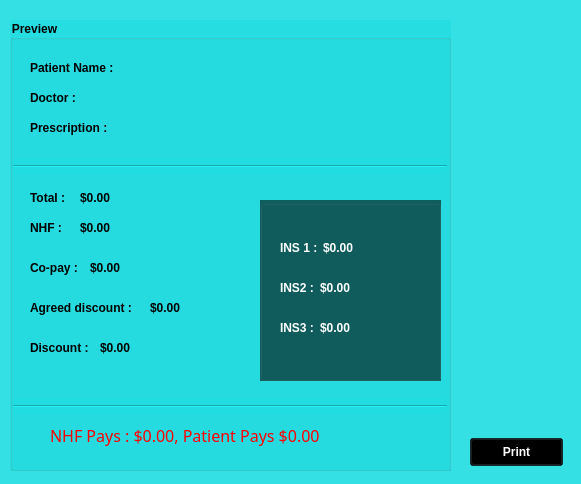
<?xml version="1.0" encoding="UTF-8"?>
<ui version="4.0">
 <class>Preview</class>
 <widget class="QWidget" name="Preview">
  <property name="geometry">
   <rect>
    <x>0</x>
    <y>0</y>
    <width>581</width>
    <height>484</height>
   </rect>
  </property>
  <property name="windowTitle">
   <string>Form</string>
  </property>
  <property name="styleSheet">
   <string notr="true">
background:rgba(32, 221, 225, 179);</string>
  </property>
  <widget class="QGroupBox" name="groupBox">
   <property name="geometry">
    <rect>
     <x>10</x>
     <y>20</y>
     <width>441</width>
     <height>451</height>
    </rect>
   </property>
   <property name="styleSheet">
    <string notr="true">font:bold;
</string>
   </property>
   <property name="title">
    <string>Preview</string>
   </property>
   <widget class="QLabel" name="label">
    <property name="geometry">
     <rect>
      <x>20</x>
      <y>170</y>
      <width>53</width>
      <height>16</height>
     </rect>
    </property>
    <property name="styleSheet">
     <string notr="true">background:transparent;</string>
    </property>
    <property name="text">
     <string>Total :</string>
    </property>
   </widget>
   <widget class="QLabel" name="label_2">
    <property name="geometry">
     <rect>
      <x>20</x>
      <y>200</y>
      <width>53</width>
      <height>16</height>
     </rect>
    </property>
    <property name="styleSheet">
     <string notr="true">background:transparent;</string>
    </property>
    <property name="text">
     <string>NHF :</string>
    </property>
   </widget>
   <widget class="QLabel" name="label_6">
    <property name="geometry">
     <rect>
      <x>20</x>
      <y>240</y>
      <width>53</width>
      <height>16</height>
     </rect>
    </property>
    <property name="styleSheet">
     <string notr="true">background:transparent;</string>
    </property>
    <property name="text">
     <string>Co-pay :</string>
    </property>
   </widget>
   <widget class="QLabel" name="label_7">
    <property name="geometry">
     <rect>
      <x>20</x>
      <y>280</y>
      <width>121</width>
      <height>16</height>
     </rect>
    </property>
    <property name="styleSheet">
     <string notr="true">background:transparent;</string>
    </property>
    <property name="text">
     <string>Agreed discount :</string>
    </property>
   </widget>
   <widget class="QLabel" name="label_8">
    <property name="geometry">
     <rect>
      <x>20</x>
      <y>320</y>
      <width>71</width>
      <height>16</height>
     </rect>
    </property>
    <property name="styleSheet">
     <string notr="true">background:transparent;</string>
    </property>
    <property name="text">
     <string>Discount :</string>
    </property>
   </widget>
   <widget class="QGroupBox" name="groupBox_2">
    <property name="geometry">
     <rect>
      <x>250</x>
      <y>180</y>
      <width>181</width>
      <height>181</height>
     </rect>
    </property>
    <property name="styleSheet">
     <string notr="true">background:rgba(0, 0, 0, 147);
color:white;
font:bold;
</string>
    </property>
    <property name="title">
     <string/>
    </property>
    <widget class="QLabel" name="label_5">
     <property name="geometry">
      <rect>
       <x>20</x>
       <y>120</y>
       <width>53</width>
       <height>16</height>
      </rect>
     </property>
     <property name="styleSheet">
      <string notr="true">background:transparent;</string>
     </property>
     <property name="text">
      <string>INS3 :</string>
     </property>
    </widget>
    <widget class="QLabel" name="label_3">
     <property name="geometry">
      <rect>
       <x>20</x>
       <y>40</y>
       <width>53</width>
       <height>16</height>
      </rect>
     </property>
     <property name="styleSheet">
      <string notr="true">background:transparent;</string>
     </property>
     <property name="text">
      <string>INS 1 :</string>
     </property>
    </widget>
    <widget class="QLabel" name="label_4">
     <property name="geometry">
      <rect>
       <x>20</x>
       <y>80</y>
       <width>53</width>
       <height>16</height>
      </rect>
     </property>
     <property name="styleSheet">
      <string notr="true">background:transparent;</string>
     </property>
     <property name="text">
      <string>INS2 :</string>
     </property>
    </widget>
    <widget class="QLabel" name="INS1">
     <property name="geometry">
      <rect>
       <x>63</x>
       <y>40</y>
       <width>53</width>
       <height>16</height>
      </rect>
     </property>
     <property name="styleSheet">
      <string notr="true">background:transparent;</string>
     </property>
     <property name="text">
      <string>$0.00</string>
     </property>
    </widget>
    <widget class="QLabel" name="INS2">
     <property name="geometry">
      <rect>
       <x>60</x>
       <y>80</y>
       <width>53</width>
       <height>16</height>
      </rect>
     </property>
     <property name="styleSheet">
      <string notr="true">background:transparent;</string>
     </property>
     <property name="text">
      <string>$0.00</string>
     </property>
    </widget>
    <widget class="QLabel" name="INS3">
     <property name="geometry">
      <rect>
       <x>60</x>
       <y>120</y>
       <width>53</width>
       <height>16</height>
      </rect>
     </property>
     <property name="styleSheet">
      <string notr="true">background:transparent;</string>
     </property>
     <property name="text">
      <string>$0.00</string>
     </property>
    </widget>
   </widget>
   <widget class="QLabel" name="TOTAL">
    <property name="geometry">
     <rect>
      <x>70</x>
      <y>170</y>
      <width>53</width>
      <height>16</height>
     </rect>
    </property>
    <property name="styleSheet">
     <string notr="true">background:transparent;</string>
    </property>
    <property name="text">
     <string>$0.00</string>
    </property>
   </widget>
   <widget class="QLabel" name="NHF">
    <property name="geometry">
     <rect>
      <x>70</x>
      <y>200</y>
      <width>53</width>
      <height>16</height>
     </rect>
    </property>
    <property name="styleSheet">
     <string notr="true">background:transparent;</string>
    </property>
    <property name="text">
     <string>$0.00</string>
    </property>
   </widget>
   <widget class="QLabel" name="COPAY">
    <property name="geometry">
     <rect>
      <x>80</x>
      <y>240</y>
      <width>53</width>
      <height>16</height>
     </rect>
    </property>
    <property name="styleSheet">
     <string notr="true">background:transparent;</string>
    </property>
    <property name="text">
     <string>$0.00</string>
    </property>
   </widget>
   <widget class="QLabel" name="AGREED">
    <property name="geometry">
     <rect>
      <x>140</x>
      <y>280</y>
      <width>53</width>
      <height>16</height>
     </rect>
    </property>
    <property name="styleSheet">
     <string notr="true">background:transparent;</string>
    </property>
    <property name="text">
     <string>$0.00</string>
    </property>
   </widget>
   <widget class="QLabel" name="DISCOUNT">
    <property name="geometry">
     <rect>
      <x>90</x>
      <y>320</y>
      <width>53</width>
      <height>16</height>
     </rect>
    </property>
    <property name="styleSheet">
     <string notr="true">background:transparent;</string>
    </property>
    <property name="text">
     <string>$0.00</string>
    </property>
   </widget>
   <widget class="QLabel" name="label_9">
    <property name="geometry">
     <rect>
      <x>20</x>
      <y>40</y>
      <width>121</width>
      <height>16</height>
     </rect>
    </property>
    <property name="styleSheet">
     <string notr="true">background:transparent;
</string>
    </property>
    <property name="text">
     <string>Patient Name :</string>
    </property>
   </widget>
   <widget class="QLabel" name="label_10">
    <property name="geometry">
     <rect>
      <x>20</x>
      <y>70</y>
      <width>121</width>
      <height>16</height>
     </rect>
    </property>
    <property name="styleSheet">
     <string notr="true">background:transparent;</string>
    </property>
    <property name="text">
     <string>Doctor :</string>
    </property>
   </widget>
   <widget class="QLabel" name="label_11">
    <property name="geometry">
     <rect>
      <x>20</x>
      <y>100</y>
      <width>121</width>
      <height>16</height>
     </rect>
    </property>
    <property name="styleSheet">
     <string notr="true">background:transparent;</string>
    </property>
    <property name="text">
     <string>Prescription : </string>
    </property>
   </widget>
   <widget class="Line" name="line">
    <property name="geometry">
     <rect>
      <x>3</x>
      <y>138</y>
      <width>434</width>
      <height>16</height>
     </rect>
    </property>
    <property name="orientation">
     <enum>Qt::Horizontal</enum>
    </property>
   </widget>
   <widget class="Line" name="line_2">
    <property name="geometry">
     <rect>
      <x>3</x>
      <y>378</y>
      <width>434</width>
      <height>16</height>
     </rect>
    </property>
    <property name="orientation">
     <enum>Qt::Horizontal</enum>
    </property>
   </widget>
   <widget class="QLabel" name="NamePreview">
    <property name="geometry">
     <rect>
      <x>120</x>
      <y>40</y>
      <width>141</width>
      <height>16</height>
     </rect>
    </property>
    <property name="styleSheet">
     <string notr="true">background:transparent;</string>
    </property>
    <property name="text">
     <string/>
    </property>
   </widget>
   <widget class="QLabel" name="DocPreview">
    <property name="geometry">
     <rect>
      <x>80</x>
      <y>70</y>
      <width>141</width>
      <height>16</height>
     </rect>
    </property>
    <property name="styleSheet">
     <string notr="true">background:transparent;</string>
    </property>
    <property name="text">
     <string/>
    </property>
   </widget>
   <widget class="QLabel" name="PrescPreview">
    <property name="geometry">
     <rect>
      <x>120</x>
      <y>100</y>
      <width>161</width>
      <height>16</height>
     </rect>
    </property>
    <property name="styleSheet">
     <string notr="true">background:transparent;</string>
    </property>
    <property name="text">
     <string/>
    </property>
   </widget>
  </widget>
  <widget class="QLabel" name="PATIENTPAYS">
   <property name="geometry">
    <rect>
     <x>50</x>
     <y>410</y>
     <width>331</width>
     <height>51</height>
    </rect>
   </property>
   <property name="styleSheet">
    <string notr="true">font: 12pt bold;
color:red;
background:transparent;</string>
   </property>
   <property name="text">
    <string>NHF Pays : $0.00, Patient Pays $0.00</string>
   </property>
  </widget>
  <widget class="QPushButton" name="PrintPrev">
   <property name="geometry">
    <rect>
     <x>470</x>
     <y>438</y>
     <width>93</width>
     <height>28</height>
    </rect>
   </property>
   <property name="styleSheet">
    <string notr="true">background:rgba(0, 0, 0, 147);
color:white;
font:bold;
</string>
   </property>
   <property name="text">
    <string>Print</string>
   </property>
  </widget>
 </widget>
 <resources/>
 <connections/>
</ui>
